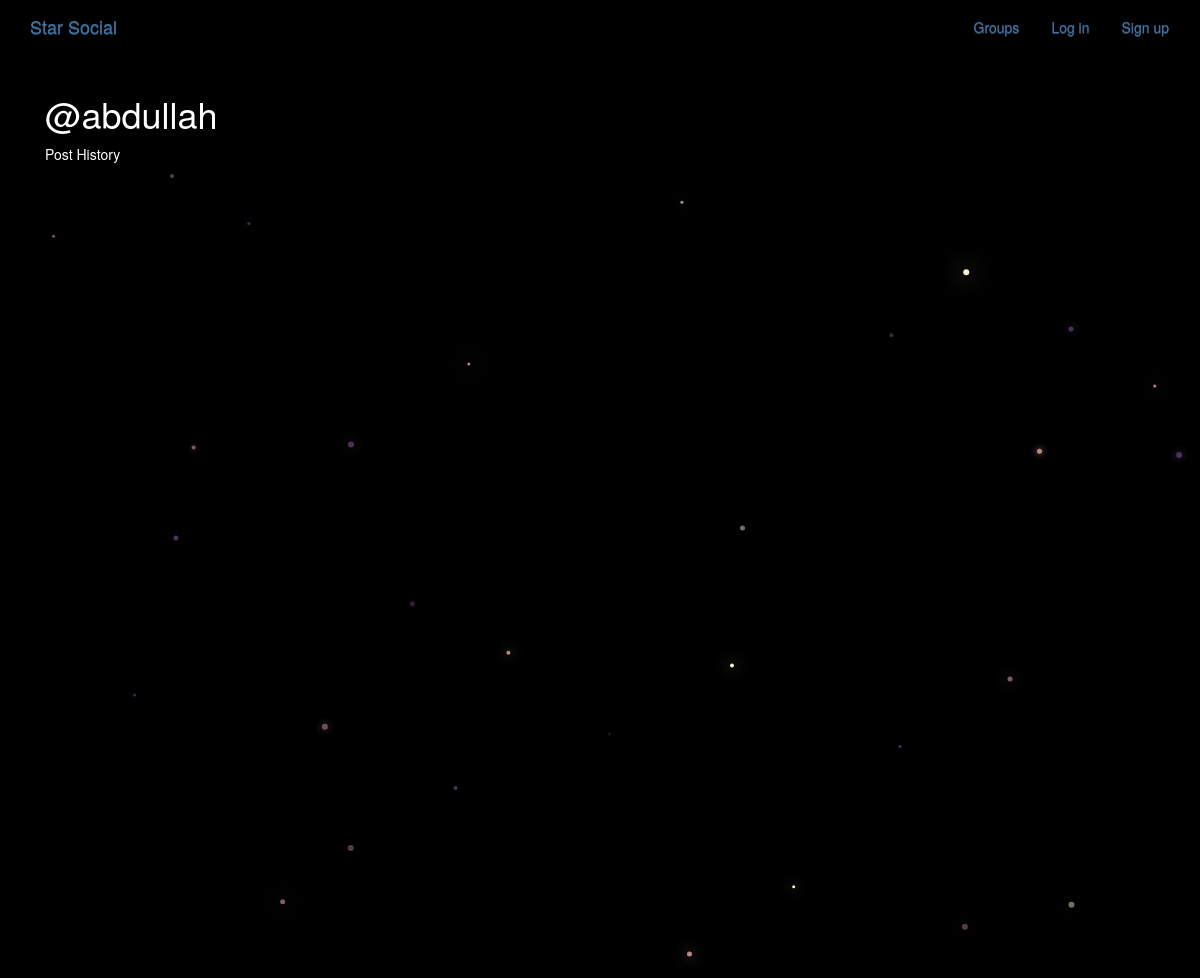
Before: /posts/by/abdullah/ with the older database file.
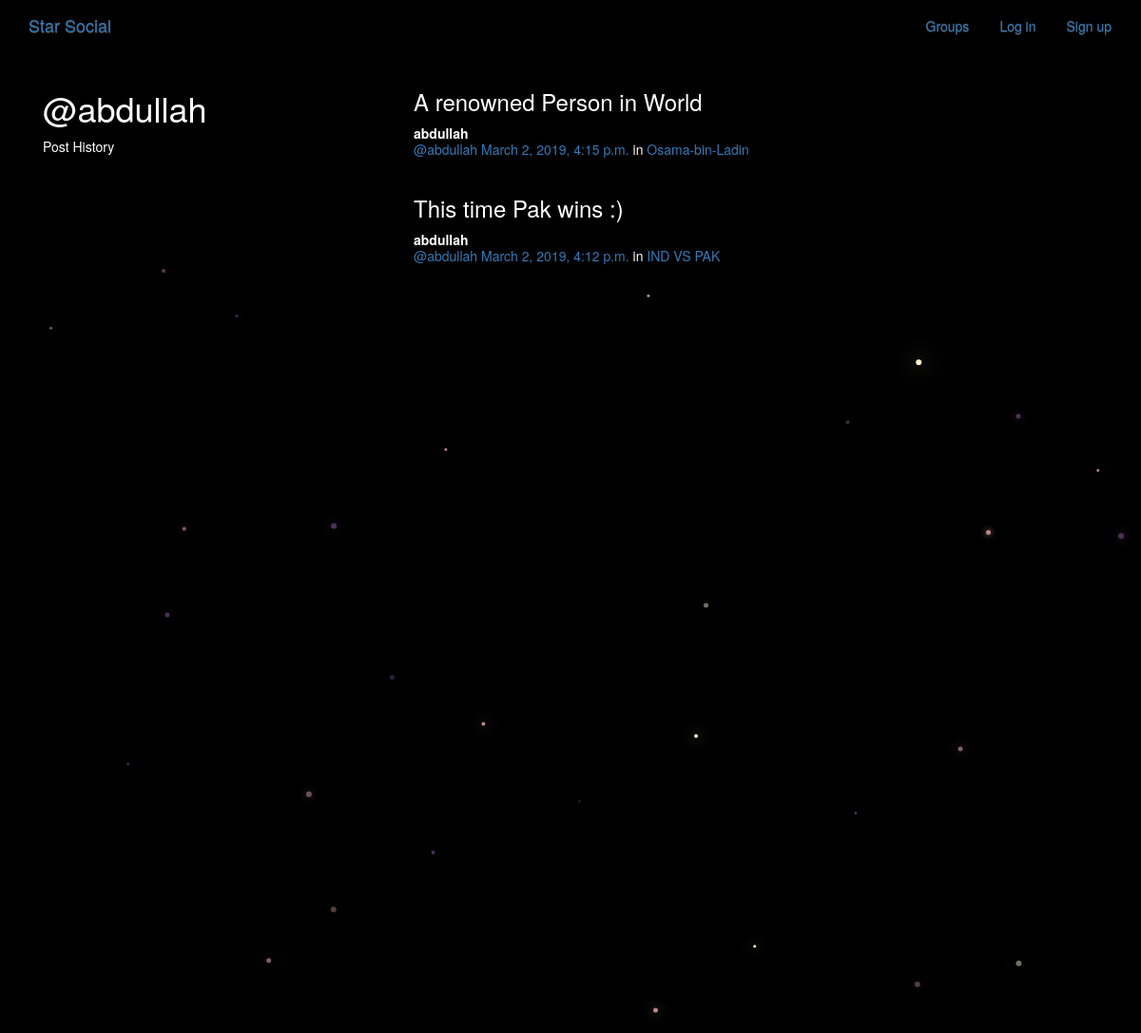
After: the same page with the newer database file.
### posts/models.py (models this page shows, shortened)
class Post(models.Model):
    user = models.ForeignKey(User, related_name="posts",on_delete=models.CASCADE)
    created_at = models.DateTimeField(auto_now=True)
    message = models.TextField()
    message_html = models.TextField(editable=False)
    group = models.ForeignKey(Group, related_name="posts",null=True, blank=True,on_delete=models.CASCADE)
    class Meta:
        ordering = ["-created_at"]
        unique_together = ["user", "message"]

### groups/models.py (models this page shows, shortened)
class Group(models.Model):
    name = models.CharField(max_length=255, unique=True)
    slug = models.SlugField(allow_unicode=True, unique=True)
    description = models.TextField(blank=True, default='')
    description_html = models.TextField(editable=False, default='', blank=True)
    members = models.ManyToManyField(User,through="GroupMember")
    class Meta:
        ordering = ["name"]

### posts/views.py (the view)
# urls.py: url(r"by/(?P<username>[-\w]+)/$",views.UserPosts.as_view(),name="for_user"),
class UserPosts(generic.ListView):
    model = models.Post
    template_name = "posts/user_post_list.html"
    def get_queryset(self):
        try:
            self.post_user = User.objects.prefetch_related("posts").get(
                username__iexact=self.kwargs.get("username")
            )
        except User.DoesNotExist:
            raise Http404
        else:
            return self.post_user.posts.all()
    def get_context_data(self, **kwargs):
        context = super().get_context_data(**kwargs)
        context["post_user"] = self.post_user
        return context

### posts/templates/posts/user_post_list.html
{% extends "posts/post_base.html" %}
{% block prepost %}
<div class="col-md-4">
	<h1>@{{ post_user.username }}</h1>
	<p>Post History</p>
</div>
{% endblock %}
{% block post_content %}
<div class="col-md-8">
	{% for post in post_list %}
		{% include "posts/_post.html" %}
	{% endfor %}
</div>
{% endblock %}

### posts/templates/posts/_post.html (shortened to what this page needs)
<div class="post media">
	<h3>{{ post.message_html|safe }}</h3>
	<div class="media-body">
		<strong>{{ post.user.username }}</strong>
		<h5 class="media-heading">
			<span class="username"><a href="{% url 'posts:for_user' username=post.user.username %}">@{{ post.user.username }}</a></span>
			<time class="time"><a href="{% url 'posts:single' username=post.user.username pk=post.pk %}">{{ post.created_at }}</a></time>
			{% if post.group %}
			<span class="group-name">in <a href="#">{{ post.group.name }}</a></span>
			{% endif %}
		</h5>
	</div>
</div>

Changed rows visible on the page:
added Post: message_html "A renowned Person in World", user.username "abdullah", created_at "March 2, 2019, 4:15 p.m.", group.name "Osama-bin-Ladin"
added Post: message_html "This time Pak wins :)", user.username "abdullah", created_at "March 2, 2019, 4:12 p.m.", group.name "IND VS PAK"
